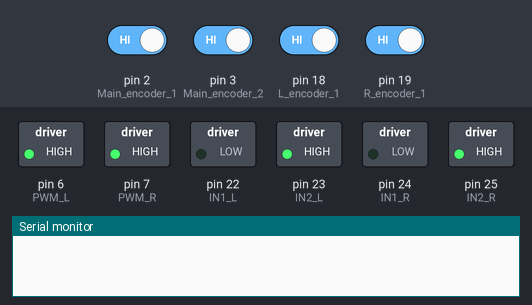
A sketch run on a simulated Arduino Mega 2560, built with avr-gcc and run on an emulated ATmega2560. Shown: switched loads named in the sketch (green lamp = pin HIGH), the last lines printed to the serial monitor. Inputs (shaded band) come from the test bench; at power-on: pin 2 (Main_encoder_1), pin 3 (Main_encoder_2), pin 18 (L_encoder_1), pin 19 (R_encoder_1) HIGH.

Above: at 0.2 s.
At 1.7 s:
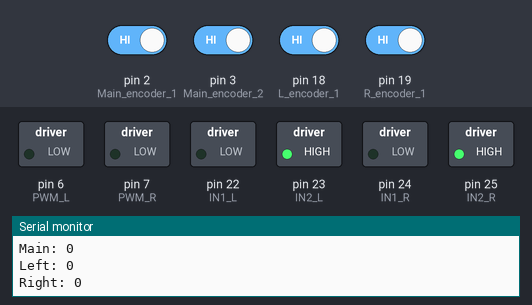
Timing chart, 0 to 3.0 s (numbered marks = the images above):
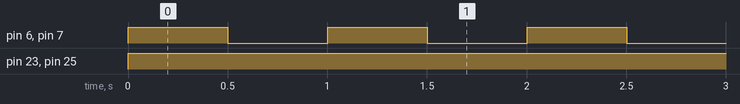

The sketch:

InvertedPendulumReactionWheel.ino
```cpp
#define IN1_L 22
#define IN2_L 23
#define IN1_R 24
#define IN2_R 25
#define PWM_L 6
#define PWM_R 7

#define Main_encoder_1 2
#define Main_encoder_2 3
#define L_encoder_1 18
#define L_encoder_2 8
#define R_encoder_1 19
#define R_encoder_2 9

void L_motor(int rotation, int direct);
void R_motor(int rotation, int direct);
void Main_encoder(void);
void L_encoder(void);
void R_encoder(void);

long Main_value = 0;
long L_value = 0;
long R_value = 0;

void setup()
{
    // put your setup code here, to run once:
    Serial.begin(9600);
    pinMode(IN1_L, OUTPUT);
    pinMode(IN2_L, OUTPUT);
    pinMode(IN1_R, OUTPUT);
    pinMode(IN2_R, OUTPUT);

    pinMode(Main_encoder_2, INPUT_PULLUP);
    pinMode(L_encoder_2, INPUT_PULLUP);
    pinMode(R_encoder_2, INPUT_PULLUP);

    digitalWrite(Main_encoder_1, LOW);
    digitalWrite(Main_encoder_2, LOW);
    digitalWrite(L_encoder_1, LOW);
    digitalWrite(L_encoder_2, LOW);
    digitalWrite(R_encoder_1, LOW);
    digitalWrite(R_encoder_2, LOW);

    attachInterrupt(digitalPinToInterrupt(Main_encoder_1), Main_encoder, CHANGE);
    attachInterrupt(digitalPinToInterrupt(L_encoder_1), L_encoder, CHANGE);
    attachInterrupt(digitalPinToInterrupt(R_encoder_1), R_encoder, CHANGE);

    attachInterrupt(digitalPinToInterrupt(Main_encoder_2), Main_encoder, CHANGE);
    attachInterrupt(digitalPinToInterrupt(L_encoder_2), L_encoder, CHANGE);
    attachInterrupt(digitalPinToInterrupt(R_encoder_2), R_encoder, CHANGE);
}

void loop()
{
    R_motor(255, 1);
    L_motor(255, 1);

    delay(500);
    Serial.print("Main: ");
    Serial.println(Main_value);
    Serial.print("Left: ");
    Serial.println(L_value);
    Serial.print("Right: ");
    Serial.println(R_value);
    R_motor(0, 1);
    L_motor(0, 1);
    delay(500);
    Serial.print("Main: ");
    Serial.println(Main_value);
    Serial.print("Left: ");
    Serial.println(L_value);
    Serial.print("Right: ");
    Serial.println(R_value);
}
void L_motor(int rotation, int direct)
{
    analogWrite(PWM_L, rotation);
    switch (direct)
    {
    case 1:
    {
        digitalWrite(IN1_L, LOW);
        digitalWrite(IN2_L, HIGH);
        break;
    }
    case -1:
    {
        digitalWrite(IN1_L, HIGH);
        digitalWrite(IN2_L, LOW);
        break;
    }
    case 0:
    {
        digitalWrite(IN1_R, LOW);
        digitalWrite(IN2_R, LOW);
        break;
    }
    default:
        Serial.print("Direction must be 1 or -1");
    }
}

void R_motor(int rotation, int direct)
{
    analogWrite(PWM_R, rotation);
    switch (direct)
    {
    case 1:
    {
        digitalWrite(IN1_R, LOW);
        digitalWrite(IN2_R, HIGH);
        break;
    }
    case -1:
    {
        digitalWrite(IN1_R, HIGH);
        digitalWrite(IN2_R, LOW);
        break;
    }
    case 0:
    {
        digitalWrite(IN1_R, LOW);
        digitalWrite(IN2_R, LOW);
        break;
    }

    default:
        Serial.print("Direction must be 1 or -1");
    }
}

void Main_encoder(void)
{
    Main_value++;
}
void L_encoder(void)
{
    L_value++;
}
void R_encoder(void)
{
    R_value++;
}
```

Measured:
- by itself, pin 6 (PWM_L), pin 7 (PWM_R): alternates HIGH for 0.50 s and LOW for 0.50 s
- by itself, pin 23 (IN2_L), pin 25 (IN2_R): LOW → HIGH at 0.00 s
